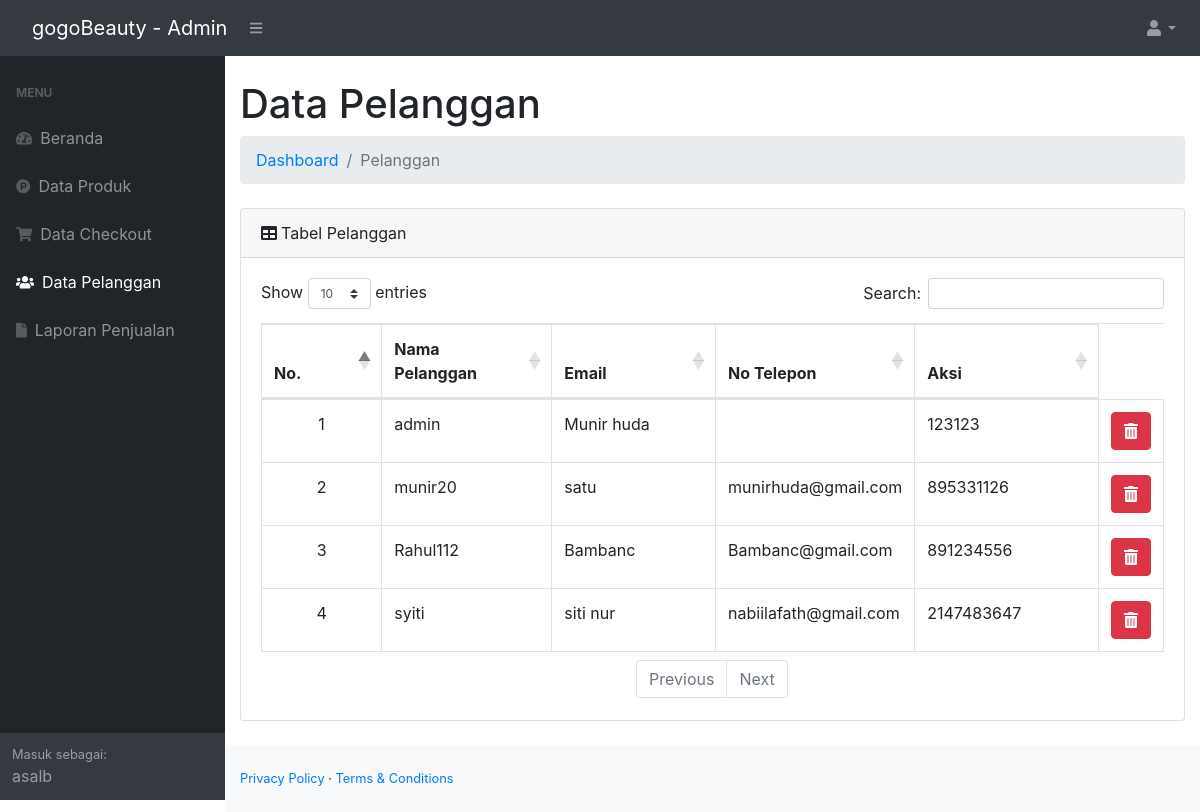
/admin/dist/index.php?halaman=pelanggan (signed in), run on the app's committed database.
### tables this page shows
CREATE TABLE `pelanggan` (
  `id_pelanggan` int(11) NOT NULL,
  `Nama` varchar(30) NOT NULL,
  `username` char(10) NOT NULL,
  `password` varchar(20) NOT NULL,
  `no_hp` int(20) NOT NULL,
  `email` varchar(100) NOT NULL,
  `alamat` text NOT NULL
);

### admin/dist/functions.php (called while the page is built, shortened)
<?php
$conn = mysqli_connect("localhost", "root", "", "jualbeli");
function query($query)
{
    global $conn;
    $result = mysqli_query($conn, $query);
    $rows = [];
    while ($row = mysqli_fetch_assoc($result)) {
        $rows[] = $row;
    }
    return $rows;
}

### admin/dist/pelanggan.php (the view, shortened to what this page needs)
<?php
$dataPelanggan = query("SELECT * FROM pelanggan");
?>
<html lang="en">
<head>
</head>
<body>
<div class="container-fluid">
                        <h1 class="mt-4">Data Pelanggan</h1>
                        <ol class="breadcrumb mb-4">
                            <li class="breadcrumb-item"><a href="index.php">Dashboard</a></li>
                            <li class="breadcrumb-item active">Pelanggan</li>
                        </ol>
                        <div class="card mb-4">
                            <div class="card-header">
                                Tabel Pelanggan
                            </div>
                            <div class="card-body">
                                <div class="table-responsive">
                                    <div id="offline_wrapper" class="dataTables_wrapper dt-bootstrap4 no-footer">
                                        <div class="row">
                                            <div class="col-sm-12 col-md-6">
                                                <div class="dataTables_length" id="offline_length"><label>Show <select
                                                            name="offline_length" aria-controls="offline"
                                                            class="custom-select custom-select-sm form-control form-control-sm">
                                                            <option value="10">10</option>
                                                        </select> entries</label></div>
                                            </div>
                                            <div class="col-sm-12 col-md-6">
                                                <div id="offline_filter" class="dataTables_filter"><label>Search:<input
                                                            type="search" class="form-control form-control-sm"
                                                            placeholder="" aria-controls="offline"></label></div>
                                            </div>
                                        </div>
                                        <div class="row">
                                            <div class="col-sm-12">
                                                <table class="table table-bordered dataTable no-footer" id="offline"
                                                    role="grid" aria-describedby="offline_info" style="width: 100%;"
                                                    width="100%" cellspacing="0">
                                                    <thead>
                                                        <tr class="text-center" role="row">
                                                            <th class="sorting_asc" tabindex="0" aria-controls="offline"
                                                                rowspan="1" colspan="1" style="width: 99px;"
                                                                aria-sort="ascending"
                                                                aria-label="No: activate to sort column descending">No.
                                                            </th>
                                                            <th class="sorting" tabindex="0" aria-controls="offline"
                                                                rowspan="1" colspan="1" style="width: 147px;"
                                                                aria-label="Nama: activate to sort column ascending">
                                                                Nama Pelanggan</th>
                                                            <th class="sorting" tabindex="0" aria-controls="offline"
                                                                rowspan="1" colspan="1" style="width: 147px;"
                                                                aria-label="Nama: activate to sort column ascending">
                                                                Email</th>
                                                            <th class="sorting" tabindex="0" aria-controls="offline"
                                                                rowspan="1" colspan="1" style="width: 111px;"
                                                                aria-label="NIK: activate to sort column ascending">No Telepon
                                                            </th>
                                                            <th class="sorting" tabindex="0" aria-controls="offline"
                                                                rowspan="1" colspan="1" style="width: 166px;"
                                                                aria-label="No. HP: activate to sort column ascending">
                                                                Aksi</th>
                                                        </tr>
                                                    </thead>
                                            <tbody>
                                            <?php $nomor=1; ?>
                                            <?php foreach ($dataPelanggan as $pelanggan) :?>
                                                <tr>
                                                    <td class="text-center"><?= $nomor; ?></td>
                                                    <td><?= $pelanggan['username'];?></td>
                                                    <td><?= $pelanggan['Nama'];?></td>
                                                    <td><?= $pelanggan['email']; ?></td>
                                                    <td><?= $pelanggan['no_hp']; ?></td>
                                                    <td class="text-center">
                                                        <a href="hapus-pelanggan.php?id_pelanggan=<?= $pelanggan['id_pelanggan']; ?>" class="btn-danger btn"> <i class="fa fa-trash-alt"></i> </a>
                                                    </td>
                                                </tr>
                                                <?php $nomor++; ?>
                                            <?php endforeach; ?>
                                            </tbody>
                                                </table>
                                            </div>
                                        </div>
                                        <div class="row">
                                            <div class="col-sm-12 col-md-7">
                                                <div class="dataTables_paginate paging_simple_numbers"
                                                    id="offline_paginate">
                                                    <ul class="pagination">
                                                        <li class="paginate_button page-item previous disabled"
                                                            id="offline_previous"><a href="#" aria-controls="offline"
                                                                data-dt-idx="0" tabindex="0"
                                                                class="page-link">Previous</a></li>
                                                        <li class="paginate_button page-item next disabled"
                                                            id="offline_next"><a href="#" aria-controls="offline"
                                                                data-dt-idx="1" tabindex="0" class="page-link">Next</a>
                                                        </li>
                                                    </ul>
                                                </div>
                                            </div>
                                        </div>
                                    </div>
                                </div>
                            </div>
                        </div>
</body>
</html>

### data on the page
pelanggan: username "admin", Nama "Munir huda", no_hp "123123"
pelanggan: username "munir20", Nama "satu", email "munirhuda@gmail.com", no_hp "895331126"
pelanggan: username "Rahul112", Nama "Bambanc", email "Bambanc@gmail.com", no_hp "891234556"
pelanggan: username "syiti", Nama "siti nur", email "nabiilafath@gmail.com", no_hp "2147483647"

### other printed values
$nama[$i] "a"
$nama[$i] "s"
$nama[$i] "l"
$nama[$i] "b"
